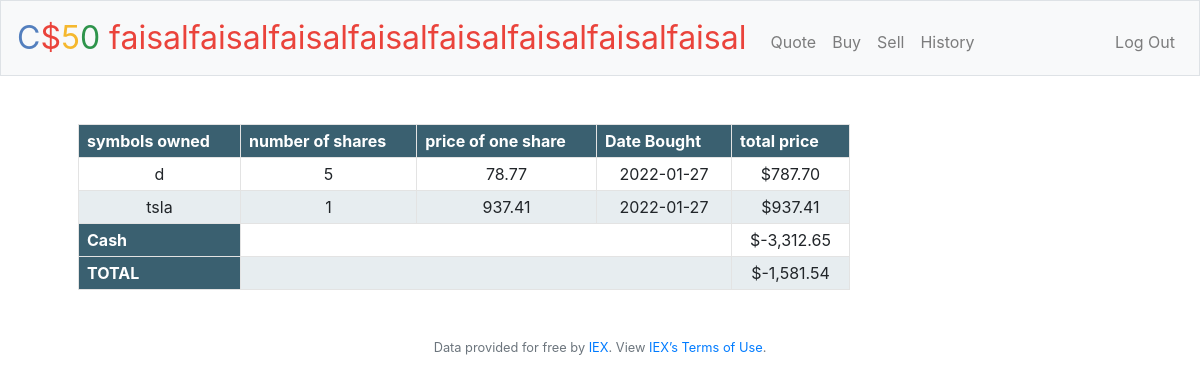
/ (signed in), run on the app's committed database.
### tables this page shows
CREATE TABLE 'transactions' (id INTEGER, symbol TEXT NOT NULL, shares INTEGER NOT NULL DEFAULT 0,price INTEGER NOT NULL, total INTEGER NOT NULL,'time' datetime, user_id INTEGER, PRIMARY KEY(id), FOREIGN KEY(user_id) REFEREnCES users(id));

CREATE TABLE users (id INTEGER, username TEXT NOT NULL, hash TEXT NOT NULL, cash NUMERIC NOT NULL DEFAULT 10000.00, PRIMARY KEY(id));

### application.py (the view)
@app.route("/")
@login_required
def index():
    stocks = db.execute("SELECT symbol, total, SUM(shares) as shares,price, time FROM transactions WHERE user_id = ? GROUP BY symbol", session["user_id"])
    cash = db.execute("SELECT cash FROM users WHERE id = ?", session["user_id"])[0]["cash"]
    totals = cash
    for stock in stocks:
        totals += stock['total'] + stock['shares']
    return render_template("homepage.html", stocks=stocks, cash=cash, usd=usd, totals=totals)

### application.py (called while the page is built)
@app.after_request
def after_request(response):
    response.headers["Cache-Control"] = "no-cache, no-store, must-revalidate"
    response.headers["Expires"] = 0
    response.headers["Pragma"] = "no-cache"
    return response

### helpers.py (called while the page is built)
def login_required(f):
    @wraps(f)
    def decorated_function(*args, **kwargs):
        if session.get("user_id") is None:
            return redirect("/login")
        return f(*args, **kwargs)
    return decorated_function

def usd(value):
    return f"${value:,.2f}"

### templates/homepage.html
{% extends "layout.html" %}
{% block main %}
    <table>
        <thead>
           <tr>
               <th>symbols owned</th>
               <th>number of shares</th>
               <th>price of one share</th>
               <th>Date Bought</th>
               <th>total price</th>
           </tr>
        </thead>
        <tbody>
            <tr>
                {% for stock in stocks %}
                <tr>
                    <td>{{stock["symbol"]}}</td>
                    <td>{{ stock["shares"] }}</td>
                    <td> {{ stock["price"] }}</td>
                    <td> {{ stock["time"] }}</td>
                    <td> {{ usd(stock["total"]) }} </td>
                </tr>
                {% endfor %}
                <tr>
                    <th> Cash </th>
                    <td colspan="3"></td>
                    <td>{{ usd(cash) }}</td>
            </tr>
        </tbody>
        <tfoot>
            <tr>
                <th>TOTAL</th>
                    <td colspan="3"></td>
                    <td>{{usd(totals)}}</td>
            </tr>
        </tfoot>
    </table>
{% endblock %}

### static/styles.css (style rules this page uses)
table { border-collapse: collapse; }
table th { text-align: left; background-color:#3a6070; color: #FFF; padding: 4px 30px 4px 8px; border: 1px solid #e3e3e3; }
table td { border: 1px solid #e3e3e3; text-align: center; padding: 4px 8px; }
table tr:nth-child(odd) td { background-color: #e7edf0; }

### data on the page
transactions: symbol "d", shares "5", price "78.77", time "2022-01-27", total "$787.70"
transactions: symbol "tsla", shares "1", price "937.41", time "2022-01-27", total "$937.41"
users: cash "$-3,312.65"

### other printed values
{{ usd(totals) }} "$-1,581.54"
